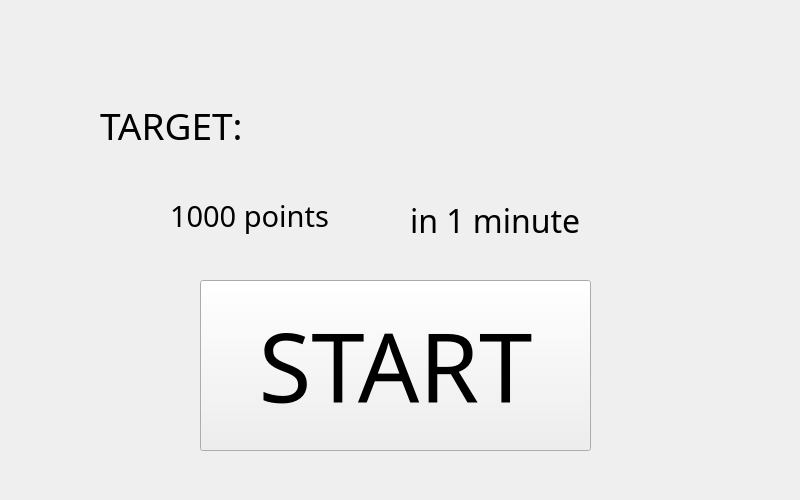
<?xml version="1.0" encoding="UTF-8"?>
<ui version="4.0">
 <class>StartWindow</class>
 <widget class="QMainWindow" name="StartWindow">
  <property name="geometry">
   <rect>
    <x>0</x>
    <y>0</y>
    <width>800</width>
    <height>500</height>
   </rect>
  </property>
  <property name="windowTitle">
   <string>MainWindow</string>
  </property>
  <widget class="QWidget" name="centralwidget">
   <widget class="QPushButton" name="pushButton">
    <property name="geometry">
     <rect>
      <x>200</x>
      <y>280</y>
      <width>391</width>
      <height>171</height>
     </rect>
    </property>
    <property name="font">
     <font>
      <family>Algerian</family>
      <pointsize>72</pointsize>
     </font>
    </property>
    <property name="text">
     <string>START</string>
    </property>
   </widget>
   <widget class="QLabel" name="label">
    <property name="geometry">
     <rect>
      <x>100</x>
      <y>70</y>
      <width>201</width>
      <height>111</height>
     </rect>
    </property>
    <property name="font">
     <font>
      <family>Algerian</family>
      <pointsize>28</pointsize>
     </font>
    </property>
    <property name="text">
     <string>TARGET:</string>
    </property>
   </widget>
   <widget class="QLabel" name="label_2">
    <property name="geometry">
     <rect>
      <x>170</x>
      <y>190</y>
      <width>221</width>
      <height>51</height>
     </rect>
    </property>
    <property name="font">
     <font>
      <family>Algerian</family>
      <pointsize>22</pointsize>
     </font>
    </property>
    <property name="text">
     <string>1000 points</string>
    </property>
   </widget>
   <widget class="QLabel" name="label_3">
    <property name="geometry">
     <rect>
      <x>410</x>
      <y>200</y>
      <width>241</width>
      <height>41</height>
     </rect>
    </property>
    <property name="font">
     <font>
      <family>Algerian</family>
      <pointsize>24</pointsize>
     </font>
    </property>
    <property name="text">
     <string>in 1 minute</string>
    </property>
   </widget>
  </widget>
 </widget>
 <resources/>
 <connections/>
</ui>
